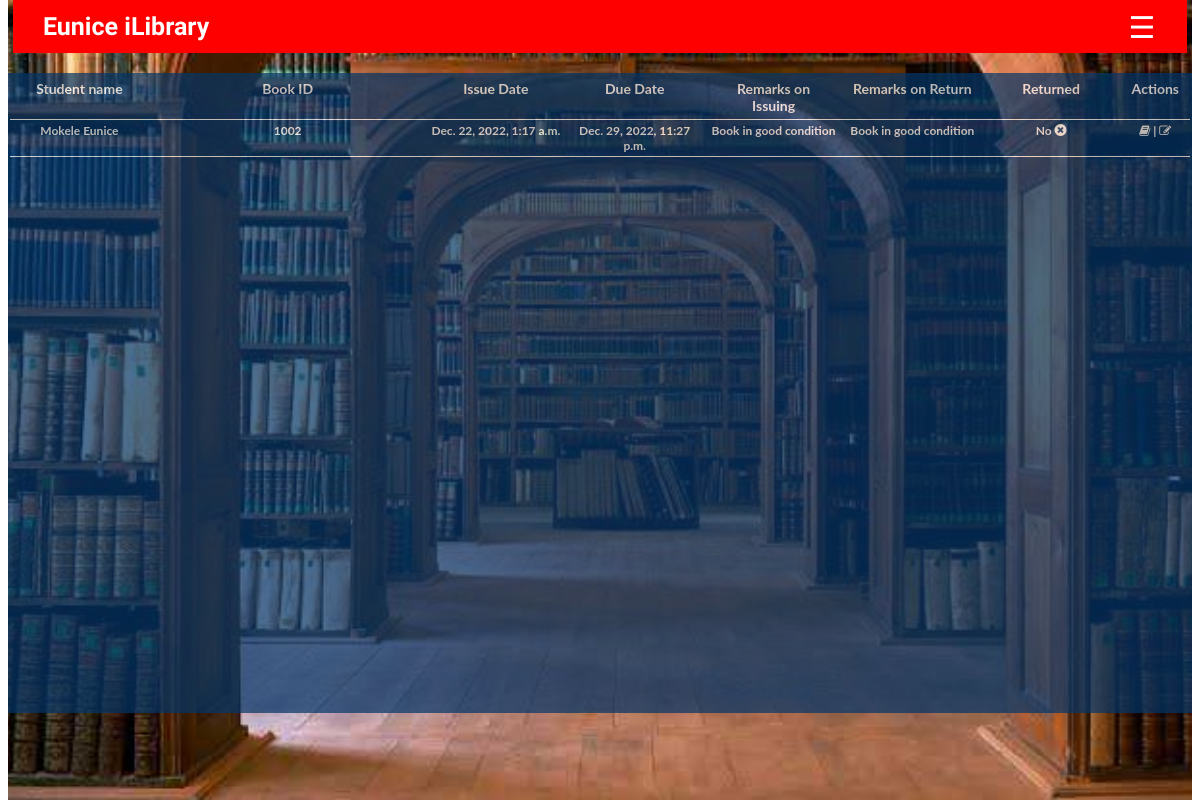
The app's page /view_books_issued with its own data.
### library/models.py (models this page shows, shortened)
class Book_Issue(models.Model):
    student = models.ForeignKey('Students', on_delete=models.CASCADE)
    book_instance = models.ForeignKey('BookInstance', on_delete=models.CASCADE)
    issue_date = models.DateTimeField(auto_now=True,help_text="Date the book is issued")
    due_date = models.DateTimeField(default=get_returndate(),help_text="Date the book is due to")
    date_returned=models.DateField(null=True, blank=True,help_text="Date the book is returned")
    remarks_on_issue = models.CharField(max_length=100, default="Book in good condition", help_text="Book remarks/condition during issue")
    remarks_on_return = models.CharField(max_length=100, default="Book in good condition", help_text="Book remarks/condition during return")

class Students(models.Model):
    mat_no = models.CharField(max_length=100,unique=True)
    fullname = models.CharField(max_length=100 ,help_text="surname first")
    study_program = models.CharField(max_length=100)
    student_dept = models.CharField(max_length=100)
    student_faculty = models.CharField(max_length=100)
    email=models.EmailField(max_length=100,help_text="student e-mail")
    def __str__(self):
        return self.fullname

class BookInstance(models.Model):
    id=models.AutoField(primary_key=True,help_text="Book unique id across the Library")
    book=models.ForeignKey('Book', on_delete=models.CASCADE,null=True)
    book_number=models.PositiveIntegerField(null=True,help_text="Book number for books of the save kind")
    Is_borrowed = models.BooleanField(default=False)

### library/views.py (the view)
# urls.py: path('view_books_issued', views.view_bissue, name='show_issue_record'),
def view_bissue(request):
    issue = Book_Issue.objects.order_by('-id')
    return render(request,'issue_records.html', {'issue': issue})

### library/templates/issue_records.html (shortened to what this page needs)
{% extends 'base.html' %}
{% block content %}
<div class="big-container" >
    <table class="table table-striped">
    <tr class="tr">
        <th class="th">Student name </th>
        <th class="th">Book ID </th>
        <th class="th">Issue Date </th>
        <th class="th">Due Date</th>
        <th class="th">Remarks on Issuing</th>
        <th class="th">Remarks on Return</th>
        <th class="th">Returned</th>
        <th class="th">Actions</th>
    </tr>
        {%for i in issue%}
        <tr class="tr">
            <td class="td">{{i.student}}</td>
            <td class="td">{{i.book_instance.id}}</td>
            <td class="td">{{i.issue_date}}</td>
            <td class="td">{{i.due_date}}</td>
            <td class="td">{{i.remarks_on_issue}}</td>
            <td class="td">{{i.remarks_on_return}}</td>
            <td class="td">
                {%if i.book_instance.Is_borrowed %}
                <span>No <i class="fa fa-times-circle" style="font-size:14px; color:rgb(249, 248, 248)"></i></span>
                <td class="td">
                    <a href="return_book/{{i.id}}"></i><i class="fa fa-book" style="color:rgb(249, 248, 248)"></i></a> |
                    <a href="edit_issued/{{i.id}}"><i class="fa fa-edit" style="color:rgb(249, 248, 248)"></i> </a>
                </td>
                {%endif%}
            </td>
        </tr> {% endfor %}
    </table>
</div>
{% endblock %}

### library/templates/base.html (style rules this page uses)
body { font-family: "Lato", sans-serif; margin-top: 0px; height: 100%; }
tr { display: grid; grid-template-columns: 1fr 2fr 1fr 1fr 1fr 1fr 1fr 0.5fr; justify-items: center; border-style: solid; border-width: thin; border-left: 0px; border-right: 0px; border-top: 0px; border-color: white; }
.table { margin-left:auto; margin-right:auto; width: 100%; }
tr .th { color:white; padding: 5px 10px; text-align: center; font-weight:bold; font-size:14px; }
tr .td { color:white; padding: 3px; text-align: center; font-weight:bold; font-size:12px; }
.big-container { position:relative; margin: 20px 0px; width:100%; height:80%; overflow-x: scroll; overflow-y: scroll; background-color:rgb(3, 54, 105); opacity:0.7 ; }
@media screen and (min-width: 500px) { .big-container { overflow-x: hidden; } }

### records on screen
Book_Issue: student "Mokele Eunice", book_instance.id "1002", issue_date "Dec. 22, 2022, 1:17 a.m.", due_date "Dec. 29, 2022, 11:27 p.m.", remarks_on_issue "Book in good condition", remarks_on_return "Book in good condition"
